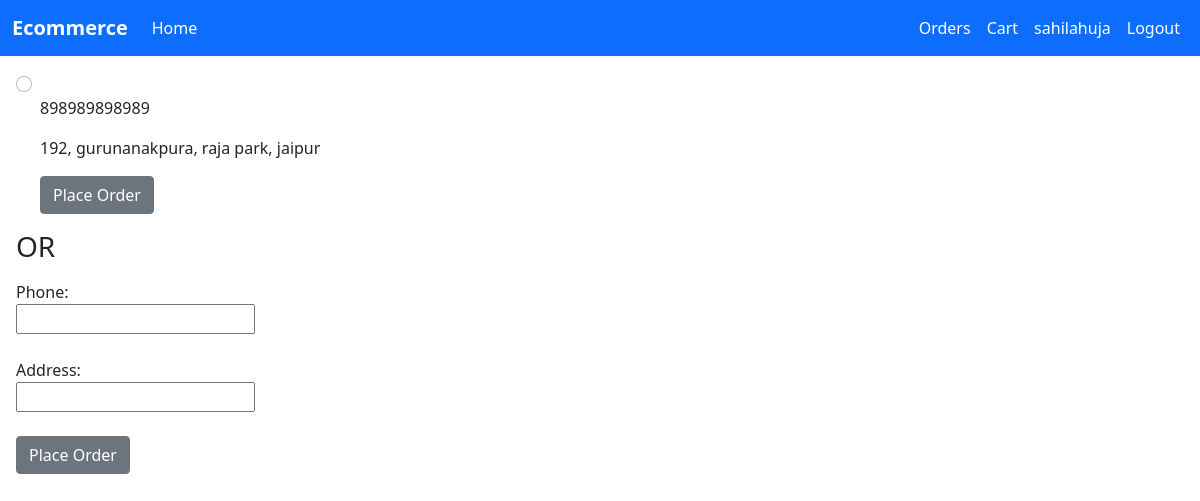
Screenshot of /order/details/ (signed in) with the database file from the repository.
### accounts/models.py (models this page shows, shortened)
class UserDetail(models.Model):
    user = models.ForeignKey(User, on_delete=models.CASCADE)
    phone = models.CharField(max_length=10)
    address = models.TextField()

### order/views.py (the view)
# urls.py: path('details/', views.details, name='details'),
@login_required
def details(request):
    user = request.user
    user_details = UserDetail.objects.filter(user__username=user)
    if len(user_details)!=0:
        context = { 'user_details': user_details }
    else:
        context = {}
    return render(request, 'userdetails.html', context=context)

### Templates/userdetails.html (shortened to what this page needs)
{% extends 'base.html' %}
{% block content %}
    {% if user_details %}
    {% for user_detail in user_details %}
    <div class="m-3 form-check">
        <form action="{% url 'order' %}" method="post">
            <input class="form-check-input" type="radio" name="flexRadioDefault" id="{{user_detail.id}}"value='{{user_detail.phone}}'>
            <p>{{user_detail.phone}}</p>
            <p>{{user_detail.address}}</p>
            <button class="btn btn-secondary" type="submit">Place Order</button>
        </form>
    </div>
    {% endfor %}
    <h3 class="m-3">OR</h3>
    {% endif %}
    <form class="m-3" action="{% url 'order' %}" method="post">
        <label for="phone">Phone:</label><br>
        <input type="text" name="phone"><br><br>
        <label for="address">Address:</label><br>
        <input type="text" name="address"><br><br>
        <button class="btn btn-secondary" type="submit">Place Order</button>
    </form>
</body>
{% endblock %}

### Templates/base.html (shortened to what this page needs)
<!DOCTYPE html>
<html lang="en">
<head>
    <link href="https://cdn.jsdelivr.net/npm/bootstrap@5.1.3/dist/css/bootstrap.min.css" rel="stylesheet">
</head>
<body>
    <nav class="navbar navbar-expand-lg navbar-dark bg-primary">
        <div class="container-fluid">
          <a class="navbar-brand fw-bold" href="/">Ecommerce</a>
          {% if user.is_authenticated %}
          <div class="collapse navbar-collapse" id="navbarSupportedContent">
            <ul class="navbar-nav me-auto mb-2 mb-lg-0">
              <li class="nav-item">
                <a class="nav-link active" aria-current="page" href="/">Home</a>
              </li>
            </ul>
            <ul class=" navbar-nav my-2 my-lg-0">
              <li class="nav-item">
                <a class="nav-link active" href="/order">Orders</a>
              </li>
              <li class="nav-item">
                <a class="nav-link active" href="/cart">Cart</a>
              </li>
              <li class="nav-item">
                <a class="nav-link active" href="/">{{ user.username }}</a>
              </li>
              <li class="nav-item">
                <a class="nav-link active" href="/auth/logout_user">Logout</a>
              </li>
            </ul>
            {% endif %}
          </div>
        </div>
      </nav>
    {% block content %}{% endblock %}
</body>
</html>

### rows the page displays
UserDetail: phone "898989898989", address "192, gurunanakpura, raja park, jaipur"

### other values shown
{{ user.username }} "sahilahuja"
